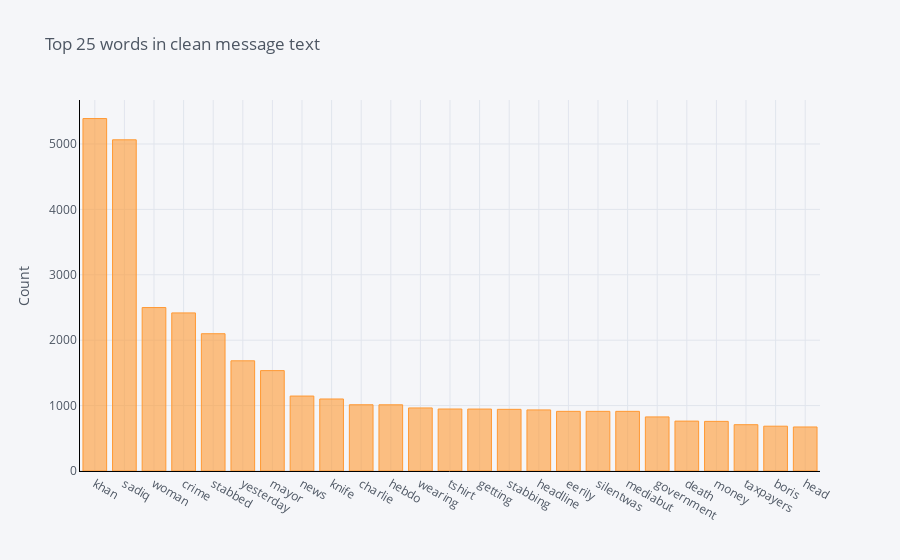
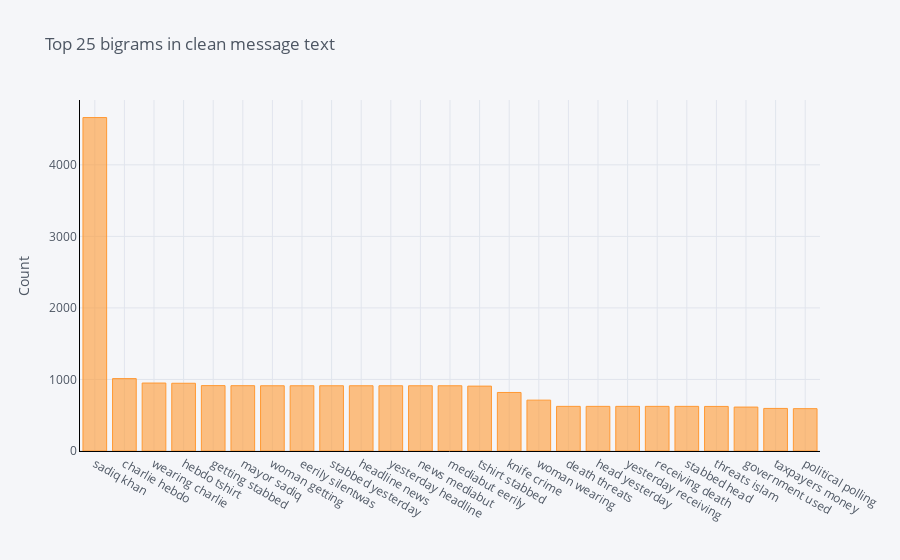
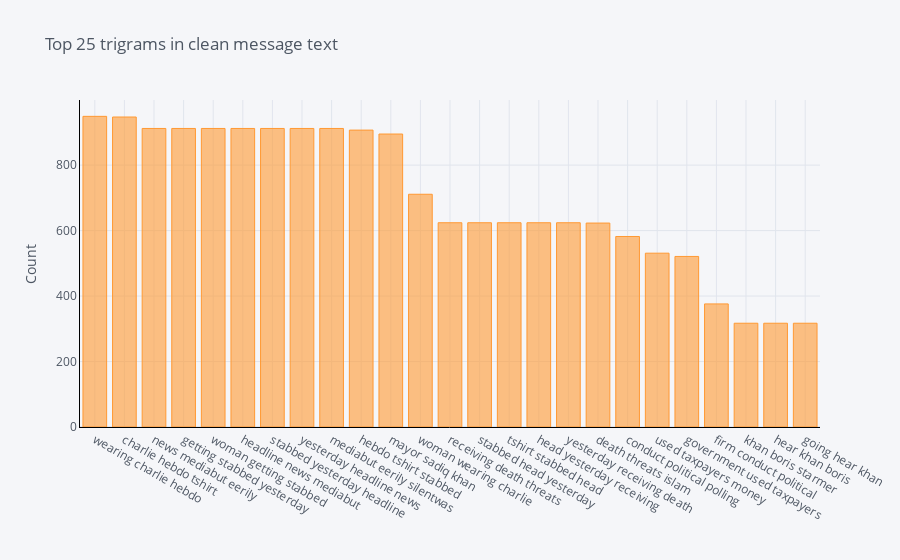

Notebook source saved alongside these figures, in order:
### Code cell
print("Number of all words = " + str(len(unique_all))) # we have 462922 unique words
print("Number of hash_tags = " + str(len(unique_hashtag))) 

plot_ngrams(all_tweet_cleaned, 'Clean_MessageText')

### Figure 1 — Plotly figure (JSON) as saved in the notebook; plotly's stock layout.template omitted (floating-point values rounded to 4 significant figures)
{"data": [{"marker": {"color": "rgba(255, 153, 51, 0.6)", "line": {"color": "rgba(255, 153, 51, 1.0)", "width": 1}}, "name": "count", "orientation": "v", "text": "", "type": "bar", "x": ["khan", "sadiq", "woman", "crime", "stabbed", "yesterday", "mayor", "news", "knife", "charlie", "hebdo", "wearing", "tshirt", "getting", "stabbing", "headline", "eerily", "silentwas", "mediabut", "government", "death", "money", "taxpayers", "boris", "head"], "y": [5389, 5064, 2499, 2417, 2099, 1685, 1535, 1146, 1101, 1013, 1012, 964, 948, 947, 943, 934, 912, 912, 912, 827, 763, 759, 708, 685, 673]}], "layout": {"legend": {"bgcolor": "#F5F6F9", "font": {"color": "#4D5663"}}, "paper_bgcolor": "#F5F6F9", "plot_bgcolor": "#F5F6F9", "title": {"font": {"color": "#4D5663"}, "text": "Top 25 words in clean message text"}, "xaxis": {"gridcolor": "#E1E5ED", "linecolor": "black", "showgrid": true, "tickfont": {"color": "#4D5663"}, "title": {"font": {"color": "#4D5663"}, "text": ""}, "zerolinecolor": "#E1E5ED"}, "yaxis": {"gridcolor": "#E1E5ED", "linecolor": "black", "showgrid": true, "tickfont": {"color": "#4D5663"}, "title": {"font": {"color": "#4D5663"}, "text": "Count"}, "zerolinecolor": "#E1E5ED"}}}

### Figure 2 — Plotly figure (JSON) as saved in the notebook; plotly's stock layout.template omitted (floating-point values rounded to 4 significant figures)
{"data": [{"marker": {"color": "rgba(255, 153, 51, 0.6)", "line": {"color": "rgba(255, 153, 51, 1.0)", "width": 1}}, "name": "count", "orientation": "v", "text": "", "type": "bar", "x": ["sadiq khan", "charlie hebdo", "wearing charlie", "hebdo tshirt", "getting stabbed", "mayor sadiq", "woman getting", "eerily silentwas", "stabbed yesterday", "headline news", "yesterday headline", "news mediabut", "mediabut eerily", "tshirt stabbed", "knife crime", "woman wearing", "death threats", "head yesterday", "yesterday receiving", "receiving death", "stabbed head", "threats islam", "government used", "taxpayers money", "political polling"], "y": [4661, 1012, 950, 947, 914, 913, 912, 912, 912, 912, 912, 912, 912, 907, 818, 711, 624, 624, 624, 624, 624, 623, 614, 595, 592]}], "layout": {"legend": {"bgcolor": "#F5F6F9", "font": {"color": "#4D5663"}}, "paper_bgcolor": "#F5F6F9", "plot_bgcolor": "#F5F6F9", "title": {"font": {"color": "#4D5663"}, "text": "Top 25 bigrams in clean message text"}, "xaxis": {"gridcolor": "#E1E5ED", "linecolor": "black", "showgrid": true, "tickfont": {"color": "#4D5663"}, "title": {"font": {"color": "#4D5663"}, "text": ""}, "zerolinecolor": "#E1E5ED"}, "yaxis": {"gridcolor": "#E1E5ED", "linecolor": "black", "showgrid": true, "tickfont": {"color": "#4D5663"}, "title": {"font": {"color": "#4D5663"}, "text": "Count"}, "zerolinecolor": "#E1E5ED"}}}

### Figure 3 — Plotly figure (JSON) as saved in the notebook; plotly's stock layout.template omitted (floating-point values rounded to 4 significant figures)
{"data": [{"marker": {"color": "rgba(255, 153, 51, 0.6)", "line": {"color": "rgba(255, 153, 51, 1.0)", "width": 1}}, "name": "count", "orientation": "v", "text": "", "type": "bar", "x": ["wearing charlie hebdo", "charlie hebdo tshirt", "news mediabut eerily", "getting stabbed yesterday", "woman getting stabbed", "headline news mediabut", "stabbed yesterday headline", "yesterday headline news", "mediabut eerily silentwas", "hebdo tshirt stabbed", "mayor sadiq khan", "woman wearing charlie", "receiving death threats", "stabbed head yesterday", "tshirt stabbed head", "head yesterday receiving", "yesterday receiving death", "death threats islam", "conduct political polling", "used taxpayers money", "government used taxpayers", "firm conduct political", "khan boris starmer", "hear khan boris", "going hear khan"], "y": [949, 947, 912, 912, 912, 912, 912, 912, 912, 907, 895, 711, 624, 624, 624, 624, 624, 623, 582, 531, 521, 376, 317, 317, 317]}], "layout": {"legend": {"bgcolor": "#F5F6F9", "font": {"color": "#4D5663"}}, "paper_bgcolor": "#F5F6F9", "plot_bgcolor": "#F5F6F9", "title": {"font": {"color": "#4D5663"}, "text": "Top 25 trigrams in clean message text"}, "xaxis": {"gridcolor": "#E1E5ED", "linecolor": "black", "showgrid": true, "tickfont": {"color": "#4D5663"}, "title": {"font": {"color": "#4D5663"}, "text": ""}, "zerolinecolor": "#E1E5ED"}, "yaxis": {"gridcolor": "#E1E5ED", "linecolor": "black", "showgrid": true, "tickfont": {"color": "#4D5663"}, "title": {"font": {"color": "#4D5663"}, "text": "Count"}, "zerolinecolor": "#E1E5ED"}}}
